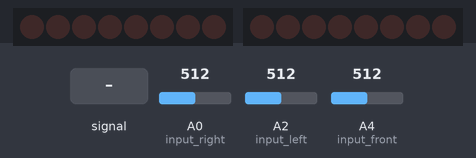
Bench run of a sketch on a simulated Arduino Mega 2560, built with avr-gcc and run on an emulated ATmega2560. Parts: 2 × 8 shift-register outputs drawn as a row of LEDs (first output left, lit = HIGH). Wiring (inferred from the names in the program): 2 × shift register (74HC595): data pin 7, shift clock pin 9, latch pin 8 / data pin 5, shift clock pin 12. Wiring (inferred from the signals the program sends): 2 × row of LEDs: on Q0, Q1, Q2, Q3, Q4, Q5, Q6, Q7 / on Q0, Q1, Q2, Q3, Q4, Q5, Q6, Q7. Inputs (shaded band) come from the test bench; at power-on: A0 (input_right) = 512, A2 (input_left) = 512, A4 (input_front) = 512.

Above: at 4.2 s.
4.3 s: A4 (input_front) fed a 50 Hz sine of ±306 counts around its level
At 5.6 s:
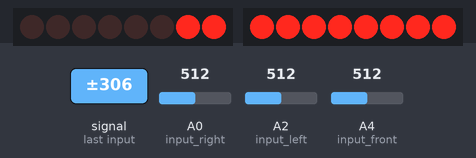
7.3 s: A0 (input_right) set to 577
10.3 s: A0 (input_right) set to 610
13.3 s: A2 (input_left) set to 900
At 14.7 s:
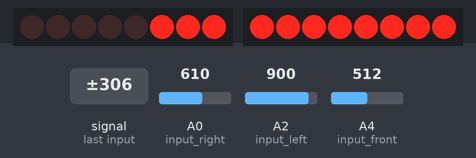
16.3 s: A4 (input_front) set to 1023
At 16.8 s:
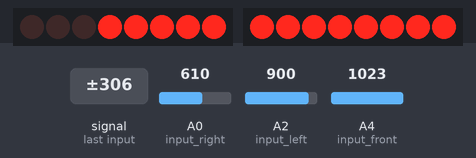
17.8 s: A4 (input_front) set to 602
At 19.0 s:
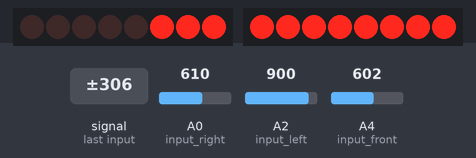
19.3 s: A4 (input_front) set to 576
Timing chart, 0 to 21.8 s (numbered marks = the images above; inputs shaded):
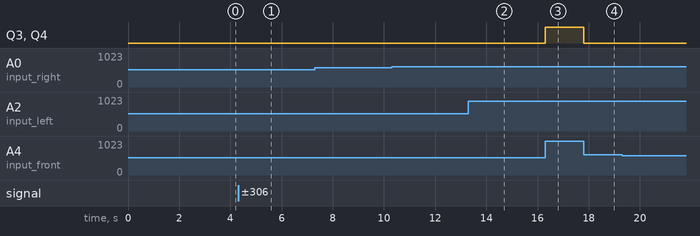

The sketch:

EE_3_Final_Codes_With_Comments.ino
```cpp
// Group Members: Ben, Alex and Daxuan.@ Sep 9th, 2016
// initialize the I/O pins on the Arduino Mega

// pins for the LED
int latch = 8;
int clock_ = 9;
int data = 7;

int leds = 0;

//pins for the sensor and motor system
// creat three variables to store the initial light signal from the three photoresistor.
int initial_sensor_right_Value;
int initial_sensor_left_Value;
int initial_sensor_front_Value;

// These three variables are used for dynamicly recording the light signal from the three photoresistor.
int dynamic_sensor_right_Value;
int dynamic_sensor_left_Value;
int dynamic_sensor_front_Value;

// We will explain the following variables in the place where we will use them.
int input_right = 0;
int output_right = 5;
int right_value = 0;
int right_difference;

int input_left = 2;
int output_left = 12;
int left_value = 0;
int left_difference;

int input_front = 4;
int front_value = 0;
int front_difference;

int max_difference = 0;

void setup() {
  // put your setup code here, to run once:
  Serial.begin(9600);
  pinMode(output_right, OUTPUT);
  pinMode(output_left, OUTPUT);
  pinMode(latch, OUTPUT);
  pinMode(data, OUTPUT);
  pinMode(clock_, OUTPUT);

  delay(3000); // delay 3 seconds before we recording the inital light intensity since the initial light
               // intensity might fluctuate (like our hands do not move quickly after setting up the car
               // and the hands, in this case, might block some light.etc)

  initial_sensor_right_Value = analogRead(input_right);    // record the initial enviroment light intensity in order to detect the light change later.
  initial_sensor_left_Value = analogRead(input_left);      // by doing this, we can control the car by light not only in the darkness(zero initial light intensity)
  initial_sensor_front_Value = analogRead(input_front);    // but also in any initial light conditions like the normal classroom (do not need to turn off the light)

}

void updateShiftRegister()
{
   digitalWrite(latch, LOW);
   shiftOut(data, clock_, LSBFIRST, leds);
   digitalWrite(latch, HIGH);
}

void loop() {
  // put your main code here, to run repeatedly:
  dynamic_sensor_right_Value = analogRead(input_right);  // keep reading the light signal detected by the photoresistors
  dynamic_sensor_left_Value = analogRead(input_left);
  dynamic_sensor_front_Value = analogRead(input_front);

  front_difference = dynamic_sensor_front_Value - initial_sensor_front_Value; // calculate the light intensity difference between
  right_difference = dynamic_sensor_right_Value - initial_sensor_right_Value; // the current light intensity and the initial environment light intensity
  left_difference = dynamic_sensor_left_Value - initial_sensor_left_Value;

  if (front_difference > right_difference)    // find the max light intensity difference among the three photoresistor because
    max_difference = front_difference;        // we will use it to show the speed level of the motor by LEDs.
  else
    max_difference = right_difference;
  if (max_difference < left_difference)
    max_difference = left_difference;         // store the max difference in the variable max_difference

  int numLEDSLit = max_difference / 100;      // During the calibrating process, we find that the max_difference will change from
                                              // 0 to 830+ according to how far we put the light source from the photoresistor and
                                              // we have 8 LEDs. Therefore, we simply divided it by 100 to know how many LEDs should
                                              // be turned on to show the current speed level.

  if (numLEDSLit > 8) numLEDSLit = 8;         // to constrain the number of turned on LED that since we only have 8 LEDs.
  leds = 0;                                   // no LEDs lit to start
  for (int i = 0; i < numLEDSLit; i++)
     leds = leds + (1 << i);
  updateShiftRegister();


if (dynamic_sensor_front_Value > (initial_sensor_front_Value + 80))             // if the front photoresistor systerm detects there is significant light intensity change
                                                                                // at the front of the car. We use 80 here because we need to set a light noise range to
                                                                                // make sure the car won't move forward if this is subtle light change in the enviroment
                                                                                // (like the running fan on the ceiling, which might block the light in every turns.)
{

  front_difference = dynamic_sensor_front_Value - initial_sensor_front_Value;
  front_difference += 700;                                                      // Since the difference will start from 0 to some particular number like 800 according to the
                                                                                // light intensity detected by the photoresistor. Meanwhile, the motor operating voltage is around 4.5 V
                                                                                // and we use a 9V battery to drive the motor. Thus We need to increase the difference manually in order to
                                                                                // get the proper voltage, which should at least be 4.5 V not 0 V to run the motor. "700" here is the calibrated
                                                                                // value for our motors.

  constrain (front_difference,0,1023);                                          // Since we add the digital signal with the amount 700 in the last step, the difference might be greater than 1023.
                                                                                // We should constrain it in the range (0,1023).

  left_difference = front_difference;                                           // make the left and right wheels have the same "raw" digital signal to make the car move forward.
  right_difference = front_difference;

  left_value = map((left_difference ), 0, 1024, 0, 255);                        // change the digital signal to the voltage range signal to prepare to output the voltage by I/O pin.
  right_value = map((right_difference ), 0, 1024, 0, 255);

  analogWrite(output_right, right_value);                                       // output the voltage by the pin that control the left motor's transistor. The code is tricky here because
                                                                                // we use the varaible name "output_right" to control the left motor. You can think it means turn right and
                                                                                // to turn right, we should make the left wheels run.
  delayMicroseconds(2000);                                                      // This is just out calibration since our left motor react fast and stronger than the right motor. After
                                                                                // calibratiing, we find that delay this amout of time to the left motor can make the car move straight.
  analogWrite(output_left, left_value);                                         // output the voltage by the pin that control the right motor's transistor.

}

else                                                                            // if the front photoresistor does not detect strong light intensity difference
{

if (dynamic_sensor_right_Value > initial_sensor_right_Value + 80)               // then if the right photoresistor detects significant light intensity difference
                                                                                // the following codes are pretty the same reason as the above part.
{
  right_difference = dynamic_sensor_right_Value - initial_sensor_right_Value;
  right_difference += 500;
  constrain (right_difference,0,1023);
  right_value = map(right_difference, 0, 1024, 0, 255);
  analogWrite(output_right, right_value);

}
else
{
    analogWrite(output_right, 0);
}

// left photo resister
if (dynamic_sensor_left_Value > initial_sensor_left_Value + 100)
{
  left_difference = dynamic_sensor_left_Value - initial_sensor_left_Value;
  left_difference += 400;
  constrain (left_difference,0,1023);
  left_value = map(left_difference, 0, 1024, 0, 255);
  analogWrite(output_left, left_value);

}
else
{
  analogWrite(output_left, 0);
}

}
}
```

Measured:
- after the input at 7.3 s, every drawn part: stays the same
- after the input at 10.3 s, every drawn part: stays the same
- after the input at 16.3 s, Q3, Q4: LOW → HIGH at once
- after the input at 17.8 s, Q3, Q4: HIGH → LOW at once
- after the input at 19.3 s, every drawn part: stays the same
